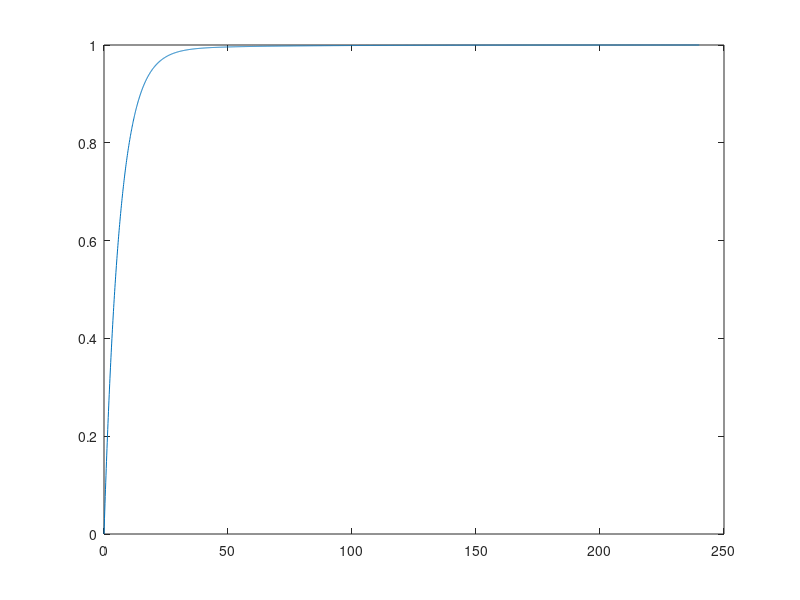

MATLAB code to generate this figure:
a1 = 0.99736;
b1 = 0.0019800;

Kp = 8;
Ki = 0.2;

Ts = 0.1;
SP = 1;
PV = 0;
resp = 0;
AcaoIntegral = 0;
tempo = 0:0.1:240;

for i = 0.1:0.1:240
  Erro = SP - PV;
  AcaoProporcional = Kp*Erro;
  AcaoIntegral = AcaoIntegral + Ki*Ts*Erro;
  AcaoControlador = AcaoProporcional + AcaoIntegral;
  PV = a1*PV + b1*AcaoControlador;
  resp = [resp PV];
end

plot(tempo,resp)
